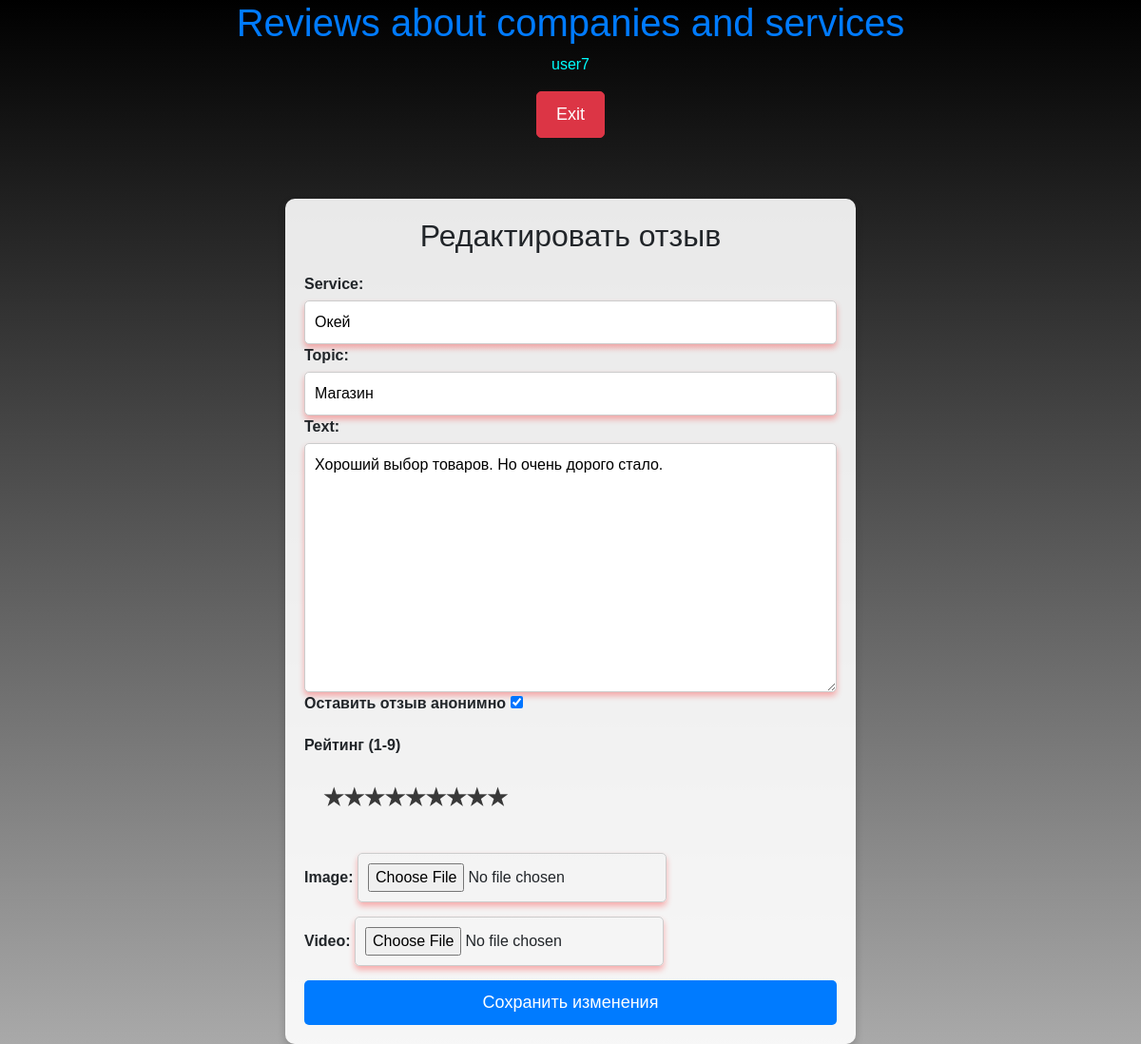
Screenshot of /en/edit_review/186/ (signed in) with the database file from the repository.
### myapp/models.py (models this page shows, shortened)
class Review(models.Model):
    service = models.CharField(max_length=100)
    topic = models.CharField(max_length=200)
    text = models.TextField()
    author = models.ForeignKey(User, on_delete=models.CASCADE)
    timestamp = models.DateTimeField(auto_now_add=True)
    is_anonymous = models.BooleanField(default=False)
    rating = models.IntegerField(default=1)  # Рейтинг от 1 до 10
    company = models.ForeignKey(Company, on_delete=models.CASCADE, related_name='reviews', null=True, blank=True)
    image = models.ImageField(upload_to='review_images/', null=True, blank=True)  # Поле для изображения
    video = models.FileField(upload_to='review_videos/', null=True, blank=True)  # Поле для видео

### myapp/views.py (the view)
# urls.py: path('edit_review/<int:review_id>/', views.edit_review, name='edit_review'),
@login_required
def edit_review(request, review_id):
    review = get_object_or_404(Review, id=review_id)
    if review.author != request.user:
        raise PermissionDenied
    if request.method == 'POST':
        form = ReviewForm(request.POST, request.FILES, instance=review)
        if form.is_valid():
            form.save()
            return redirect('profile', username=request.user.username)
    else:
        form = ReviewForm(instance=review)
    return render(request, 'edit_review.html', {'form': form})

### myapp/forms.py
class ReviewForm(forms.ModelForm):
    class Meta:
        model = Review
        fields = ['service', 'topic', 'text', 'is_anonymous', 'rating', 'image', 'video']

### templates/edit_review.html (shortened to what this page needs)
{% extends 'base.html' %}
{% block content %}
<div class="container mt-5">
    <h2>Редактировать отзыв</h2>
    <form method="post" enctype="multipart/form-data">
        {{ form.service.label_tag }} {{ form.service }}
        {{ form.topic.label_tag }} {{ form.topic }}
        {{ form.text.label_tag }} {{ form.text }}
        <div class="form-group">
            <label for="id_is_anonymous">Оставить отзыв анонимно</label>
            {{ form.is_anonymous }}
        </div>
        <div class="form-group">
            <label for="id_rating">Рейтинг (1-9)</label>
            <div class="star-rating">
                {% for i in "987654321"|make_list %}
                <label for="star{{ i }}" title="{{ i }} звезда"></label>
                {% endfor %}
            </div>
        </div>
        <div class="form-group">
            {{ form.image.label_tag }} {{ form.image }}
        </div>
        <div class="form-group">
            {{ form.video.label_tag }} {{ form.video }}
        </div>
        <button type="submit" class="btn btn-primary">Сохранить изменения</button>
    </form>
</div>
{% endblock %}

### templates/base.html (shortened to what this page needs)
{% load i18n %}
{% load static %}
<!DOCTYPE html>
<html>
<head>
    <link href="https://stackpath.bootstrapcdn.com/bootstrap/4.5.2/css/bootstrap.min.css" rel="stylesheet">
</head>
<body>
    <header>
        <h1><a href="/">{% trans "Reviews about companies and services" %}</a></h1>
    </header>
    {% if user.is_authenticated %}
        <p><a href="{% url 'profile' user.username %}" class="user-name">{{ user.username }}</a>
            <form class="form-format" method="post" action="{% url 'logout' %}">
                <button type="submit" class="btn btn-danger">{% trans "Exit" %}</button>
            </form>
        </p>
    {% else %}
        <a href="{% url 'login' %}">{% trans "Login" %}</a> |
        <a href="{% url 'register' %}">{% trans "Register" %}</a>
    {% endif %}
    {% block content %}{% endblock %}
</body>
</html>

### templates/base.html (style rules this page uses)
.star-rating { direction: rtl; display: inline-block; padding: 20px; }
.star-rating label { color: #bbb; font-size: 24px; padding: 0; cursor: pointer; transition: all 0.3s ease-in-out; }
.star-rating label:before { content: "\2605"; position: relative; font-size: 24px; color: #393939; }
body { min-height: 100vh; background: linear-gradient(to bottom, black, darkgray); font-family: 'Poppins', sans-serif; margin: 0; padding: 0; display: flex; flex-direction: column; align-items: center; animation: backgroundFade 115s infinite; }
.container { background-color: rgba(255, 255, 255, 0.8); padding: 20px; border-radius: 10px; box-shadow: 0 4px 6px rgba(0, 0, 0, 0.1); }
.user-name { color: #00ffff; }

### templates/edit_review.html (style rules this page uses)
.container { max-width: 600px; margin: 0 auto; padding: 20px; background-color: rgba(255, 255, 255, 0.9); border-radius: 10px; box-shadow: 0 4px 8px rgba(0, 0, 0, 0.2); }
h2 { text-align: center; margin-bottom: 20px; }
form { display: flex; flex-direction: column; }
form .form-group { margin-bottom: 15px; }
form label { font-weight: bold; margin-bottom: 5px; }
form input[type="text"], form input[type="file"], form textarea { border: 1px solid #ccc; border-radius: 5px; padding: 10px; font-size: 16px; transition: box-shadow 0.3s; box-shadow: 0 4px 6px rgba(255, 0, 0, 0.3); }
.star-rating { display: flex; justify-content: flex-end; direction: rtl; }
.star-rating label { font-size: 24px; color: #bbb; cursor: pointer; transition: color 0.3s; }
.star-rating label:before { content: "\2605"; color: #393939; }
.btn { padding: 10px 20px; border-radius: 5px; font-size: 18px; transition: background-color 0.3s, transform 0.3s; }
.btn-primary { background-color: #007bff; border: none; color: white; }

### rows the page displays
Review: service "Окей", topic "Магазин", text "Хороший выбор товаров. Но очень дорого стало.", is_anonymous "☑"

### other values shown
{{ user.username }} "user7"
